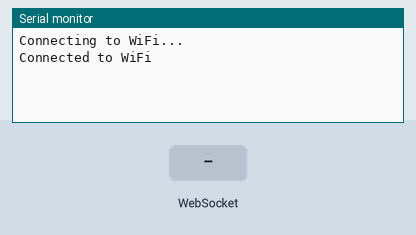
Bench run of a program on a simulated ESP32. On the bench: the last lines printed to the serial monitor. The test bench sets the inputs (shaded band). WiFi joins after 1.5 s; servers stay silent unless stated.

Above: at 6.2 s.
6.3 s: WebSocket text "1" received
At 7.5 s:
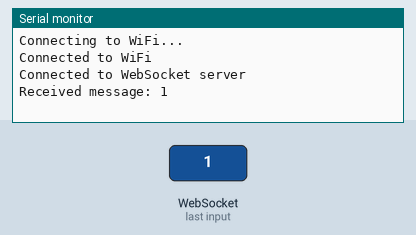
7.8 s: WebSocket text "0" received
At 8.8 s:
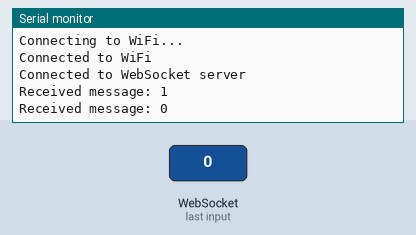
9.3 s: WebSocket text "2" received
At 10.0 s:
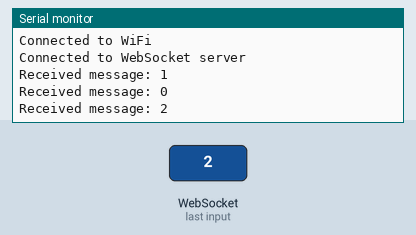

The program:

main.cpp
```cpp
#include <Arduino.h>
#include <WiFi.h>
#include <WebSocketsClient.h>

//wiFi credentials
const char* ssid = "Generaal de Kockstraat 1a";
const char* password = "12345678";

//webSocket server address
const char* serverAddress = "127.0.0.1";
const uint16_t serverPort = 1880;
const char* serverPath = "/ws/challenge";

//create a WebSocket client object
WebSocketsClient webSocket;

//function to keep track if the server is alive and receive messages.
void onWebSocketEvent(WStype_t type, uint8_t* payload, size_t length) {
  switch (type) {
    case WStype_CONNECTED:
      Serial.println("Connected to WebSocket server");
      break;
    case WStype_TEXT:
      Serial.print("Received message: ");
      Serial.println((char*)payload);
      break;
    case WStype_DISCONNECTED:
      Serial.println("Disconnected from WebSocket server");
      break;
  }
}

void setup() {
  Serial.begin(115200);

  //connect to Wi-Fi
  WiFi.begin(ssid, password);
  while (WiFi.status() != WL_CONNECTED) {
    delay(5000);
    Serial.println("Connecting to WiFi...");
  }
  Serial.println("Connected to WiFi");

  //set up WebSocket event handler
  webSocket.begin(serverAddress, serverPort, serverPath);
  webSocket.onEvent(onWebSocketEvent);
}

void loop() {
  webSocket.loop();

  //send a message to the WebSocket server
  if (webSocket.isConnected()) {
    webSocket.sendTXT("Hello from ESP32!");
    delay(5000);  //send a message every 5 seconds
  }
}
```

Measured:
- after the input at 6.3 s, the serial monitor: prints a new line at once (image 1)
- after the input at 7.8 s, the serial monitor: prints a new line at once (image 2)
- after the input at 9.3 s, the serial monitor: prints a new line at once (image 3)
